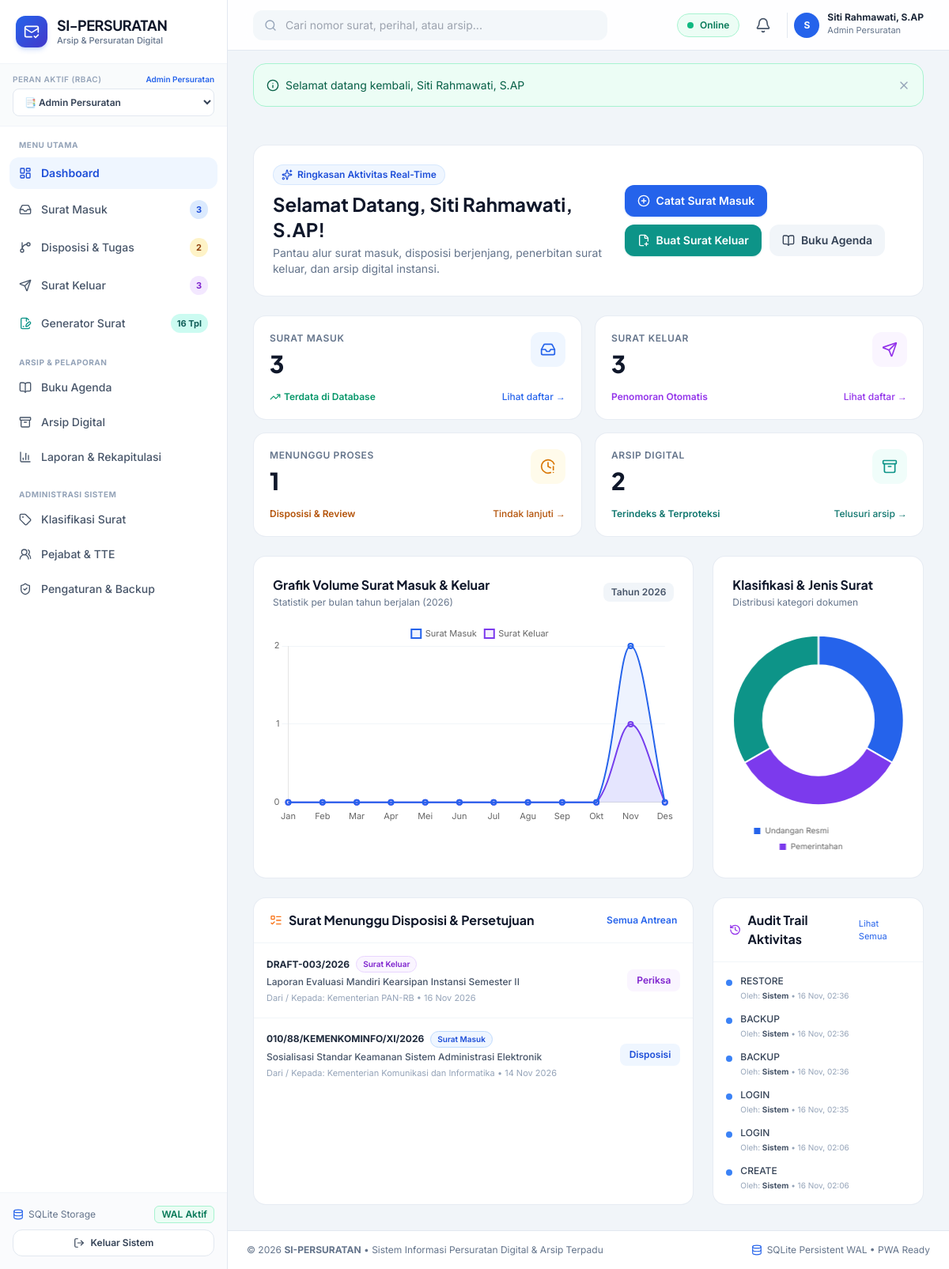
Before: /dashboard.php (signed in) with the older database file.
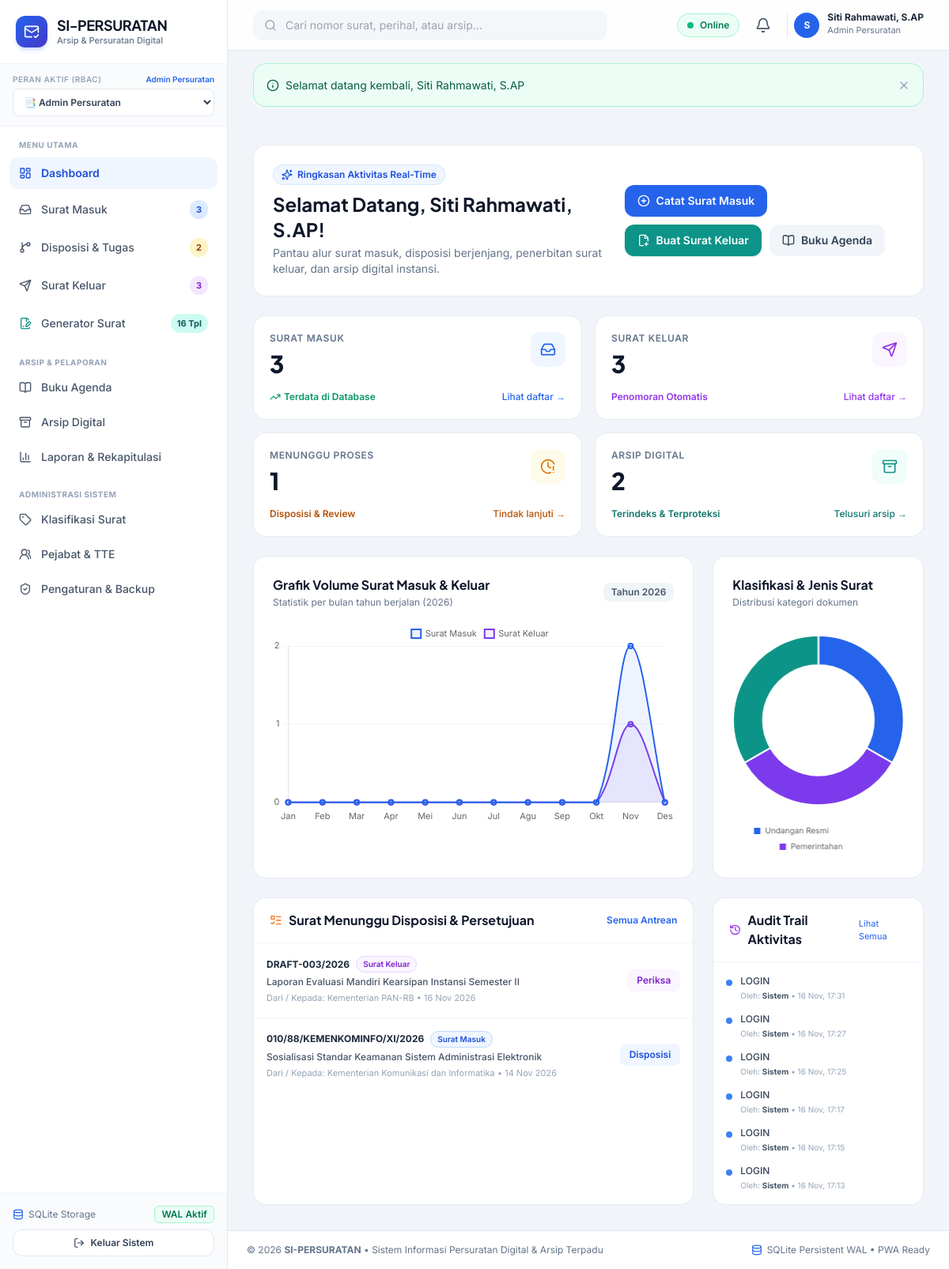
After: the same page with the newer database file.
### tables this page shows
CREATE TABLE surat_masuk (
    id INTEGER PRIMARY KEY AUTOINCREMENT,
    nomor_agenda TEXT NOT NULL,
    nomor_surat TEXT NOT NULL,
    tanggal_surat DATE NOT NULL,
    tanggal_terima DATE NOT NULL,
    pengirim TEXT NOT NULL,
    asal_instansi TEXT NOT NULL,
    perihal TEXT NOT NULL,
    isi_ringkas TEXT,
    kategori TEXT DEFAULT 'Umum',
    klasifikasi_id INTEGER,
    tingkat_urgensi TEXT NOT NULL DEFAULT 'biasa', -- 'biasa', 'penting', 'segera', 'rahasia'
    file_dokumen TEXT,
    lampiran_files TEXT, -- JSON list of files
    status TEXT NOT NULL DEFAULT 'diterima', -- 'diterima', 'disposisi', 'tindak_lanjut', 'selesai'
    penerima_user_id INTEGER,
    created_at DATETIME DEFAULT CURRENT_TIMESTAMP,
    updated_at DATETIME DEFAULT CURRENT_TIMESTAMP,
    deleted_at DATETIME DEFAULT NULL,
    FOREIGN KEY (klasifikasi_id) REFERENCES klasifikasi_surat (id) ON DELETE SET NULL,
    FOREIGN KEY (penerima_user_id) REFERENCES users (id) ON DELETE SET NULL
);

CREATE TABLE aktivitas_log (
    id INTEGER PRIMARY KEY AUTOINCREMENT,
    user_id INTEGER,
    action TEXT NOT NULL, -- 'CREATE', 'UPDATE', 'DELETE', 'APPROVE', 'EXPORT', 'BACKUP', 'RESTORE', 'LOGIN'
    module TEXT NOT NULL, -- 'auth', 'surat_masuk', 'surat_keluar', 'disposisi', 'arsip', 'backup', 'settings'
    record_id INTEGER,
    details TEXT,
    ip_address TEXT,
    user_agent TEXT,
    created_at DATETIME DEFAULT CURRENT_TIMESTAMP,
    FOREIGN KEY (user_id) REFERENCES users (id) ON DELETE SET NULL
);

### config/app.php (called while the page is built, shortened)
<?php
function url(string $path = ''): string {
    $cleanPath = ltrim($path, '/');
    if (empty(BASE_URL)) {
        return '/' . $cleanPath;
    }
    return BASE_URL . '/' . $cleanPath;
}
spl_autoload_register(function ($class) {
    $dirs = ['helpers', 'models', 'controllers'];
    foreach ($dirs as $dir) {
        $file = APP_PATH . '/' . $dir . '/' . $class . '.php';
        if (file_exists($file)) {
            return;
        }
    }
});

### app/helpers/Flash.php (called while the page is built, shortened)
<?php
class Flash {
    public static function get(): array {
        $messages = $_SESSION['flash_messages'] ?? [];
        return $messages;
    }
}

### app/helpers/Auth.php (called while the page is built, shortened)
<?php
class Auth {
    public static function check(): bool {
        return isset($_SESSION['user_id']) && !empty($_SESSION['user_id']);
    }
    public static function user(): ?array {
        static $cachedUser = null;
        if ($cachedUser !== null && $cachedUser['id'] === $_SESSION['user_id']) {
            return $cachedUser;
        }
        $db = Database::getInstance();
        $stmt = $db->prepare("
            SELECT u.*, r.name as role_name, r.slug as role_slug
            FROM users u
            JOIN roles r ON u.role_id = r.id
            WHERE u.id = :id AND u.is_active = 1 AND u.deleted_at IS NULL
        ");
        $stmt->execute([':id' => $_SESSION['user_id']]);
        $user = $stmt->fetch();
        $cachedUser = $user;
        return $user;
    }
}

### app/helpers/AuditLog.php (called while the page is built, shortened)
<?php
class AuditLog {
    public static function getRecent(int $limit = 20): array {
        $db = Database::getInstance();
        $stmt = $db->prepare("
            SELECT a.*, u.full_name, u.username, r.name as role_name
            FROM aktivitas_log a
            LEFT JOIN users u ON a.user_id = u.id
            LEFT JOIN roles r ON u.role_id = r.id
            ORDER BY a.created_at DESC
            LIMIT :limit
        ");
        $stmt->bindValue(':limit', $limit, PDO::PARAM_INT);
        $stmt->execute();
        return $stmt->fetchAll();
    }
}

### public/dashboard.php (the view, shortened to what the changed rows need)
<?php
require_once __DIR__ . '/../config/app.php';
$db = Database::getInstance();
$currentUser = Auth::user();
$pendingList = $db->query("
    SELECT sm.id, sm.nomor_surat, sm.perihal, sm.pengirim, sm.tanggal_surat, sm.status, 'masuk' as tipe
    FROM surat_masuk sm
    WHERE sm.status = 'diterima' AND sm.deleted_at IS NULL
    UNION ALL
    SELECT sk.id, sk.nomor_surat, sk.perihal, sk.tujuan as pengirim, sk.tanggal_surat, sk.status, 'keluar' as tipe
    FROM surat_keluar sk
    WHERE sk.status IN ('draft', 'menunggu_persetujuan') AND sk.deleted_at IS NULL
    ORDER BY tanggal_surat DESC LIMIT 5
")->fetchAll();
$recentLogs = AuditLog::getRecent(6);
require_once APP_PATH . '/views/layouts/header.php';
?>
<div class="space-y-6">
    <div class="flex flex-col md:flex-row md:items-center justify-between gap-4 bg-white p-5 sm:p-6 rounded-2xl border border-slate-200/80 shadow-xs">
        <div>
            <h2 class="font-display text-xl sm:text-2xl font-bold text-slate-900">
                Selamat Datang, <?= htmlspecialchars($currentUser['full_name']) ?>!
            </h2>
        </div>
    </div>
    <div class="grid grid-cols-1 lg:grid-cols-3 gap-6">
        <div class="lg:col-span-2 bg-white rounded-2xl border border-slate-200/80 shadow-xs overflow-hidden">
            <div class="divide-y divide-slate-100">
                <?php if (empty($pendingList)): ?>
                    <div class="p-8 text-center text-slate-400 text-xs">
                        <i data-lucide="check-circle-2" class="w-8 h-8 text-emerald-500 mx-auto mb-2"></i>
                        Semua surat dan disposisi telah diproses dengan lengkap!
                    </div>
                <?php else: ?>
                    <?php foreach ($pendingList as $item): ?>
                        <div class="p-4 flex flex-col sm:flex-row sm:items-center justify-between gap-3 hover:bg-slate-50/75 transition">
                            <div class="space-y-1">
                                <div class="flex items-center gap-2">
                                    <span class="text-xs font-bold text-slate-800"><?= htmlspecialchars($item['nomor_surat'] ?: 'DRAFT') ?></span>
                                    <?php if ($item['tipe'] === 'masuk'): ?>
                                        <span class="text-[10px] font-semibold bg-blue-50 text-blue-700 px-2 py-0.5 rounded-full border border-blue-200">Surat Masuk</span>
                                    <?php else: ?>
                                        <span class="text-[10px] font-semibold bg-purple-50 text-purple-700 px-2 py-0.5 rounded-full border border-purple-200">Surat Keluar</span>
                                    <?php endif; ?>
                                </div>
                                <p class="text-xs text-slate-600 font-medium m-0"><?= htmlspecialchars($item['perihal']) ?></p>
                                <p class="text-[11px] text-slate-400 m-0">Dari / Kepada: <?= htmlspecialchars($item['pengirim']) ?> • <?= date('d M Y', strtotime($item['tanggal_surat'])) ?></p>
                            </div>
                            <div class="flex items-center gap-2 shrink-0">
                                <?php if ($item['tipe'] === 'masuk'): ?>
                                    <a href="<?= url('surat_masuk/detail.php?id=' . $item['id']) ?>" class="px-3 py-1.5 bg-blue-50 hover:bg-blue-100 text-blue-700 text-xs font-semibold rounded-lg transition text-decoration-none">
                                        Disposisi
                                    </a>
                                <?php else: ?>
                                    <a href="<?= url('surat_keluar/detail.php?id=' . $item['id']) ?>" class="px-3 py-1.5 bg-purple-50 hover:bg-purple-100 text-purple-700 text-xs font-semibold rounded-lg transition text-decoration-none">
                                        Periksa
                                    </a>
                                <?php endif; ?>
                            </div>
                        </div>
                    <?php endforeach; ?>
                <?php endif; ?>
            </div>
        </div>
        <div class="bg-white rounded-2xl border border-slate-200/80 shadow-xs overflow-hidden flex flex-col">
            <div class="p-4 space-y-3.5 max-h-80 overflow-y-auto">
                <?php if (empty($recentLogs)): ?>
                    <p class="text-xs text-slate-400 text-center py-4">Belum ada aktivitas tercatat.</p>
                <?php else: ?>
                    <?php foreach ($recentLogs as $log): ?>
                        <div class="flex items-start gap-2.5 text-xs">
                            <span class="w-2 h-2 rounded-full bg-blue-500 mt-1.5 shrink-0"></span>
                            <div class="flex-1 space-y-0.5">
                                <p class="text-slate-700 font-medium m-0"><?= htmlspecialchars($log['action'] ?? $log['aktivitas'] ?? 'Aktivitas sistem') ?></p>
                                <p class="text-[10px] text-slate-400 m-0">
                                    Oleh: <strong class="text-slate-600"><?= htmlspecialchars($log['user_name'] ?? 'Sistem') ?></strong> • <?= date('d M, H:i', strtotime($log['created_at'])) ?>
                                </p>
                            </div>
                        </div>
                    <?php endforeach; ?>
                <?php endif; ?>
            </div>
        </div>
    </div>
</div>
<?php require_once APP_PATH . '/views/layouts/footer.php'; ?>

### app/views/layouts/header.php (shortened to what the changed rows need)
<?php
$flashMessages = Flash::get();
?>
<!DOCTYPE html>
<html lang="id">
<head>
    <script src="https://cdn.tailwindcss.com"></script>
</head>
<body class="antialiased selection:bg-blue-100 selection:text-blue-900">
<div class="min-h-screen flex flex-col lg:flex-row">
    <?php require_once APP_PATH . '/views/layouts/sidebar.php'; ?>
    <div class="flex-1 flex flex-col min-w-0 pb-20 lg:pb-0">
        <?php if (!empty($flashMessages)): ?>
            <div class="px-4 lg:px-8 pt-4 space-y-2">
                <?php foreach ($flashMessages as $msg): ?>
                    <div class="alert alert-<?= htmlspecialchars($msg['type']) ?> flex items-center justify-between m-0">
                        <div class="flex items-center gap-2">
                            <i data-lucide="info" class="w-4 h-4 shrink-0"></i>
                            <span><?= htmlspecialchars($msg['message']) ?></span>
                        </div>
                        <button type="button" onclick="this.parentElement.remove()" class="text-slate-400 hover:text-slate-600">
                            <i data-lucide="x" class="w-4 h-4"></i>
                        </button>
                    </div>
                <?php endforeach; ?>
            </div>
        <?php endif; ?>
        <main class="flex-1 p-4 lg:p-8 max-w-7xl w-full mx-auto space-y-6">

Changed rows visible on the page:
no longer on this page (row unchanged): aktivitas_log: action "RESTORE", user_name "Sistem", created_at "16 Nov, 02:36"
no longer on this page (row unchanged): aktivitas_log: action "BACKUP", user_name "Sistem", created_at "16 Nov, 02:36"
no longer on this page (row unchanged): aktivitas_log: action "BACKUP", user_name "Sistem", created_at "16 Nov, 02:36"
no longer on this page (row unchanged): aktivitas_log: action "LOGIN", user_name "Sistem", created_at "16 Nov, 02:35"
no longer on this page (row unchanged): aktivitas_log: action "LOGIN", user_name "Sistem", created_at "16 Nov, 02:06"
no longer on this page (row unchanged): aktivitas_log: action "CREATE", user_name "Sistem", created_at "16 Nov, 02:06"
added aktivitas_log: action "LOGIN", user_name "Sistem", created_at "16 Nov, 17:31"
added aktivitas_log: action "LOGIN", user_name "Sistem", created_at "16 Nov, 17:27"
added aktivitas_log: action "LOGIN", user_name "Sistem", created_at "16 Nov, 17:25"
added aktivitas_log: action "LOGIN", user_name "Sistem", created_at "16 Nov, 17:17"
added aktivitas_log: action "LOGIN", user_name "Sistem", created_at "16 Nov, 17:15"
added aktivitas_log: action "LOGIN", user_name "Sistem", created_at "16 Nov, 17:13"
